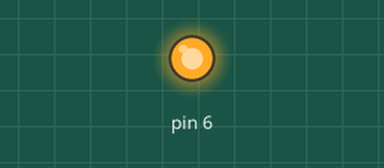
Recording of a sketch running on a simulated Arduino Uno, built with avr-gcc and run on an emulated ATmega328P. Shown: output pins drawn as LEDs (lit = HIGH). What the sketch prints to the serial monitor is not drawn. At 0.0 s the program stops and its outputs stay as they are.

Above: at 0.1 s.
Timing chart, 0 to 1.5 s (numbered marks = the images above):
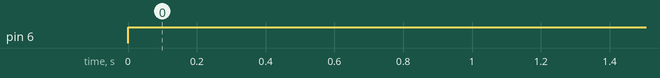

The sketch:

sketch_dec26a.ino
```cpp
int vLuz,luminosidade;

void luz(int tempo){
  vLuz = analogRead(5);
  luminosidade = map(vLuz,0,1023,0,500);
  Serial.println(luminosidade);
  while(luminosidade >= 80){
    digitalWrite(6,luminosidade);
  }

}
void setup() {
  // put your setup code here, to run once:
  Serial.begin(9600);
  pinMode(6,OUTPUT);
}

void loop() {
  // put your main code here, to run repeatedly:
 luz(100);
}
```

Measured:
- by itself, pin 6: LOW → HIGH at 0.00 s
